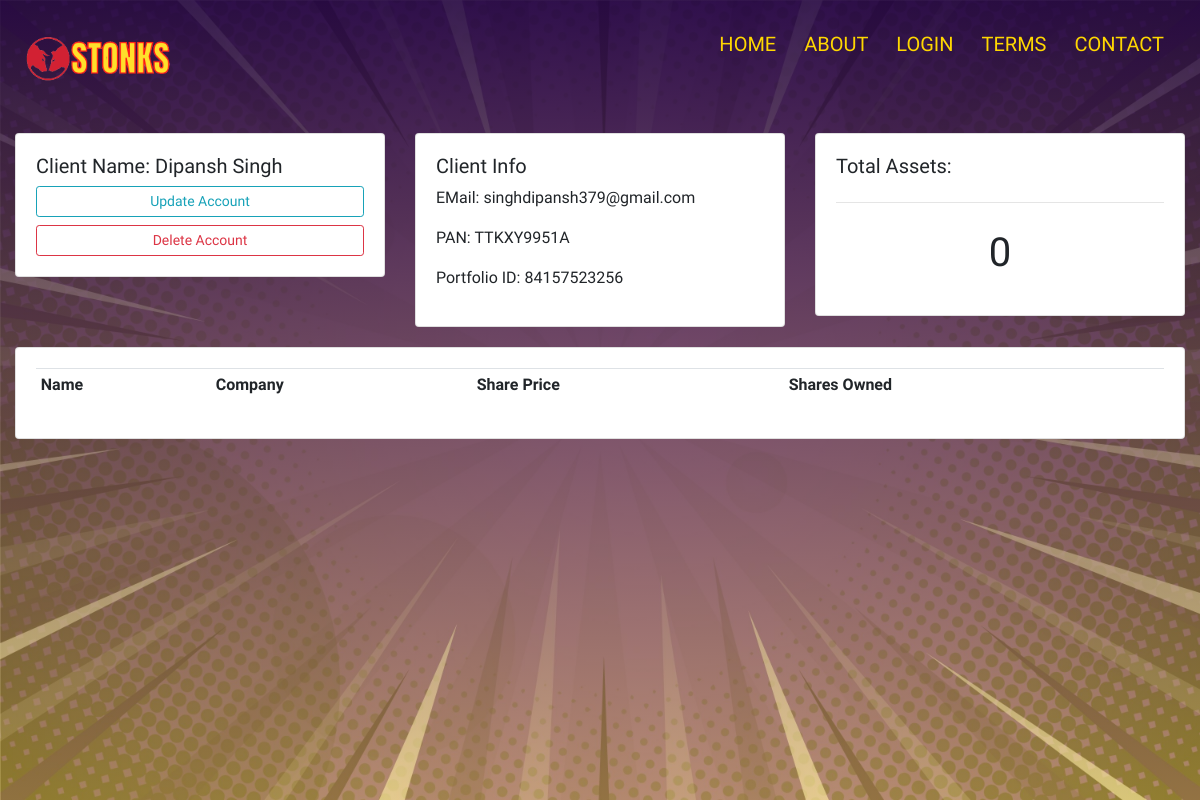
The page /client/13/ on the database its author committed.
### accounts/models.py (models this page shows, shortened)
class Client(models.Model):
    CID = models.CharField(max_length = 12)
    Name = models.CharField(max_length = 50)
    Email = models.EmailField()
    Portfolio_ID = models.CharField(max_length = 15)
    PAN = models.CharField(max_length = 14)
    data_created = models.DateTimeField(auto_now_add = True)
    Password = models.CharField(max_length=20,default="1234")

### accounts/views.py (the view)
# urls.py: path('client/<str:ID>/', views.client, name='client'),
def client(request, ID):
    client = Client.objects.get(id = ID)
    stocks = client.client_stock_set.all()
    assets = 0
    for S in stocks:
        assets += (S.Shares*S.SID.Price)
    context = {'client': client, 'stocks': stocks, 'assets': assets}
    return render(request, 'accounts/client.html', context)

### accounts/templates/accounts/client.html (shortened to what this page needs)
{% load static %}
<!DOCTYPE html>
<html>
<head>
	<link rel="stylesheet" href="https://stackpath.bootstrapcdn.com/bootstrap/4.3.1/css/bootstrap.min.css">
    <link rel="stylesheet" type="text/css" href="{% static '/css/client.css' %}">
</head>
<body>
    <section class="header">
	<nav>
        <a href="{% url 'home' %}"><img src="{% static '/images/03.png' %}"></a>
        <div class="nav-links">
            <ul>
                <li> <a href="{% url 'home' %}">HOME</a></li>
                <li> <a href="{% url 'about' %}">ABOUT</a></li>
                <li> <a href="{% url 'login' %}">LOGIN</a></li>
                <li> <a href="{% url 'terms' %}">TERMS</a></li>
                <li> <a href="{% url 'contact' %}">CONTACT</a></li>
            </ul>
        </div>
    </nav>
	<div class="container-fluid">
        <br>
        <div class="row">
            <div class="col-md">
                <div class="card card-body">
                    <h5>Client Name: {{client.Name}}</h5>
                    <a class="btn btn-outline-info  btn-sm btn-block" href="">Update Account</a>
                    <a class="btn btn-outline-danger  btn-sm btn-block" href="">Delete Account</a>
                </div>
            </div>
            <div class="col-md">
                <div class="card card-body">
                    <h5>Client Info</h5>
                    <p>EMail: {{client.Email}}</p>
                    <p>PAN: {{client.PAN}}</p>
                    <p>Portfolio ID: {{client.Portfolio_ID}}</p>
                </div>
            </div>
            <div class="col-md">
                <div class="card card-body">
                    <h5>Total Assets:</h5>
                    <hr>
                    <h1 style="text-align: center;padding: 10px">{{assets}}</h1>
                </div>
            </div>
        </div>
        <div class="row">
            <div class="col-md">
                <div class="card card-body">
                    <table class="table table-sm">
                        <tr>
                            <th>Name</th>
                            <th>Company</th>
                            <th>Share Price</th>
                            <th>Shares Owned</th>
                        </tr>
                    </table>
                </div>
            </div>
        </div>
    </div>
    </section>
</body>
</html>

### static/css/client.css (style rules this page uses)
* { margin: 0; padding: 0; font-family: 'Maven Pro', sans-serif; }
nav { display: flex; padding: 1% 2%; justify-content: space-between; align-items: center; }
nav img { width: 150px; }
.nav-links ul li { list-style: none; display: inline-block; padding: 8px 12px; position: relative; }
.nav-links ul li a { color: gold; text-decoration: none; font-size: 20px; }
.nav-links ul li::after { content: ''; width: 0%; height: 4px; background:orangered; display: block; margin: auto; transition: 0.2s; }
.row { padding-bottom: 20px; }

### rows shown on the page
Client: Name "Dipansh Singh", Email "singhdipansh379@gmail.com", PAN "TTKXY9951A", Portfolio_ID "84157523256"

### other values the page prints
{{ assets }} "0"
